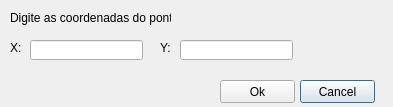
<?xml version="1.0" encoding="UTF-8"?>
<ui version="4.0">
 <class>PointScreen</class>
 <widget class="QDialog" name="PointScreen">
  <property name="geometry">
   <rect>
    <x>0</x>
    <y>0</y>
    <width>393</width>
    <height>107</height>
   </rect>
  </property>
  <property name="windowTitle">
   <string>Novo Ponto</string>
  </property>
  <widget class="QLabel" name="label">
   <property name="geometry">
    <rect>
     <x>10</x>
     <y>10</y>
     <width>161</width>
     <height>16</height>
    </rect>
   </property>
   <property name="text">
    <string>Digite as coordenadas do ponto</string>
   </property>
  </widget>
  <widget class="QLabel" name="label_2">
   <property name="geometry">
    <rect>
     <x>10</x>
     <y>40</y>
     <width>16</width>
     <height>16</height>
    </rect>
   </property>
   <property name="text">
    <string>X:</string>
   </property>
  </widget>
  <widget class="QLabel" name="label_3">
   <property name="geometry">
    <rect>
     <x>160</x>
     <y>40</y>
     <width>16</width>
     <height>16</height>
    </rect>
   </property>
   <property name="text">
    <string>Y:</string>
   </property>
  </widget>
  <widget class="QLineEdit" name="textFieldX">
   <property name="geometry">
    <rect>
     <x>30</x>
     <y>40</y>
     <width>113</width>
     <height>20</height>
    </rect>
   </property>
  </widget>
  <widget class="QLineEdit" name="textFieldY">
   <property name="geometry">
    <rect>
     <x>180</x>
     <y>40</y>
     <width>113</width>
     <height>20</height>
    </rect>
   </property>
  </widget>
  <widget class="QPushButton" name="ButtonCancel">
   <property name="geometry">
    <rect>
     <x>300</x>
     <y>80</y>
     <width>75</width>
     <height>23</height>
    </rect>
   </property>
   <property name="text">
    <string>Cancel</string>
   </property>
  </widget>
  <widget class="QPushButton" name="ButtonOk">
   <property name="geometry">
    <rect>
     <x>220</x>
     <y>80</y>
     <width>75</width>
     <height>23</height>
    </rect>
   </property>
   <property name="text">
    <string>Ok</string>
   </property>
  </widget>
 </widget>
 <resources/>
 <connections/>
</ui>
